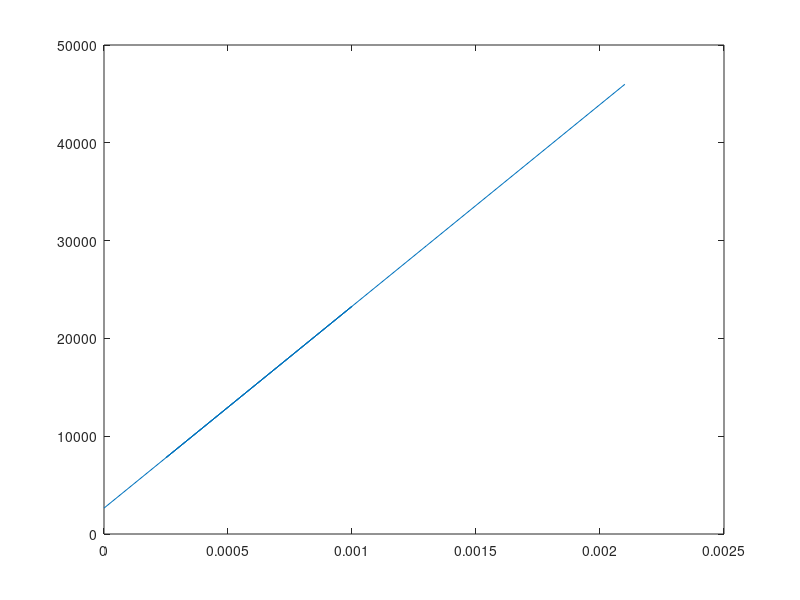

Reproduce this figure in MATLAB.
strain=[0 0.001 0.00025 0.0004 0.0007 0.0009 0.0011 0.0013 0.0016 0.0021];
stress=[0 4700 9600 14500 19400 24400 29300 34200 39200 44100];
x=strain;
y=stress;
p=polyfit(x,y,1);
y=polyval(p,x);
plot(x,y)